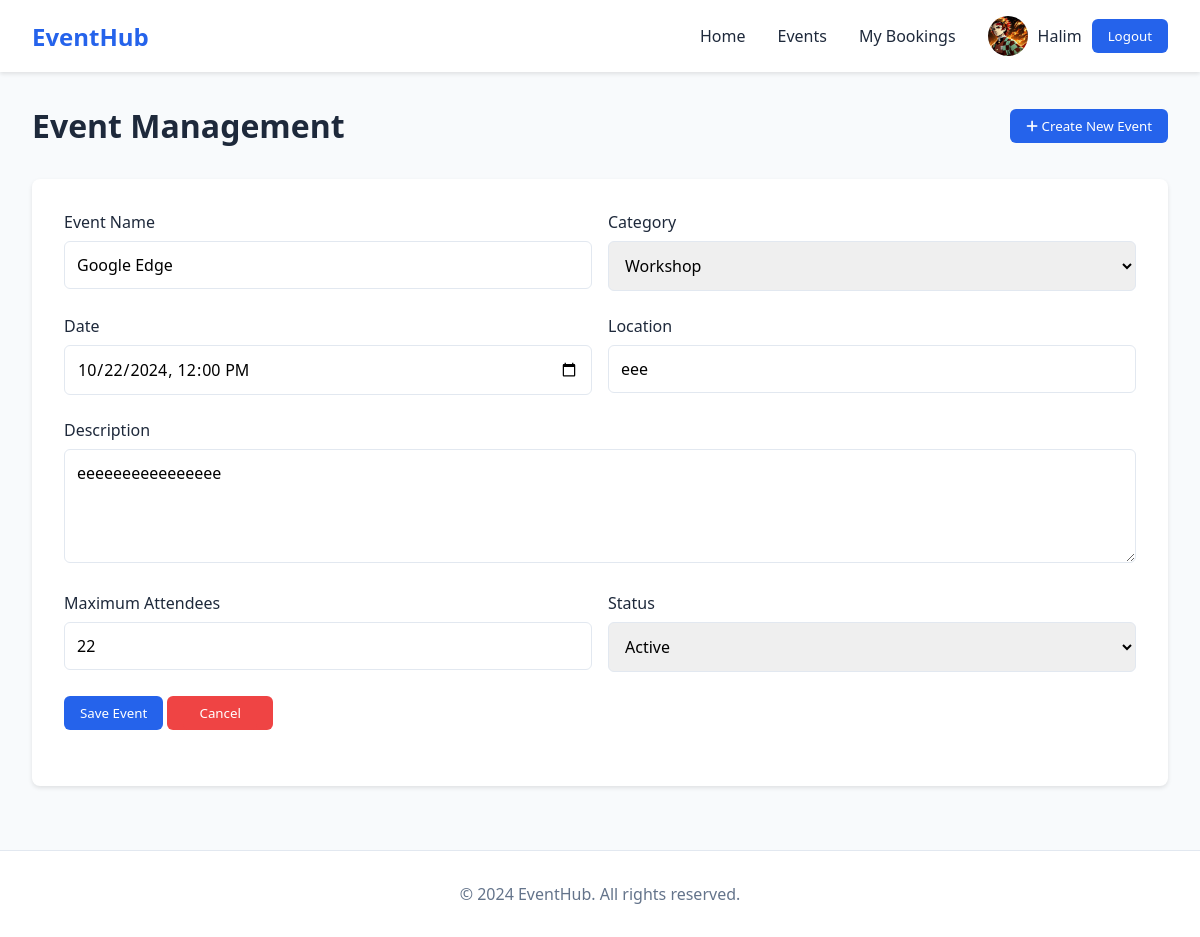
Page /events/update/11/ (signed in) on the committed database.
### users/models.py (models this page shows, shortened)
class Profile(models.Model):
    user = models.OneToOneField(User, on_delete=models.CASCADE)
    phone = models.CharField(max_length=12, validators=[MinLengthValidator(9)], blank=True, null=True)
    location = models.CharField(max_length=20, blank=True, null=True)
    image = models.ImageField(upload_to='profile_picture/',blank=True,null=True)
    uploaded_at = models.DateTimeField(auto_now_add=True)

### events/models.py (models this page shows)
class Event(models.Model):
    name = models.CharField(max_length=200)
    category = models.CharField(max_length=50, choices=[('conference', 'Conference'), ('concert', 'Concert'), ('workshop', 'Workshop'), ('sports', 'Sports')])
    date = models.DateTimeField()
    location = models.CharField(max_length=200)
    description = models.TextField()
    max_attendees = models.PositiveIntegerField()
    status = models.CharField(max_length=20, choices=[('active', 'Active'), ('draft', 'Draft')])
    created_by = models.ForeignKey(User, on_delete=models.CASCADE, related_name='events')
    def __str__(self):
        return self.name

### events/views.py (the view)
# urls.py: path('update/<int:event_id>/', views.update_event, name='update_event'),
def update_event(request, event_id):
    events=Event.objects.all()
    for event in events:
        print(event.id,event.name,event.created_by,request.user)
    event = get_object_or_404(Event, id=event_id)
    print(event)
    print(event.id,event.name,event.created_by,request.user)
    if request.method == 'POST':
        form = EventForm(request.POST, instance=event)
        if form.is_valid():
            form.save()
            messages.success(request, 'Event updated successfully.')
            return redirect('event_list')
    else:
        form = EventForm(instance=event)
    return render(request, 'events/edit_event.html', {'form': form})

### events/templates/events/edit_event.html (shortened to what this page needs)
{% extends "base.html" %}
{% load static %}
{% block style %}
  <link rel="stylesheet" href="{% static 'event/css/edit_event.css' %}">
{% endblock style %}
{% block content %}
<main class="main-container">
    <div class="page-header">
        <h1>Event Management</h1>
        <button class="btn btn-primary" id="createEventBtn">
            <i class="fas fa-plus"></i> Create New Event
        </button>
    </div>
    <form class="event-form" id="eventForm" method="post">
        <div class="form-row">
            <div class="form-group">
                <label for="eventName">Event Name</label>
                {{ form.name }}
            </div>
            <div class="form-group">
                <label for="eventCategory">Category</label>
                {{ form.category }}
            </div>
        </div>
        <div class="form-row">
            <div class="form-group">
                <label for="eventDate">Date</label>
                {{ form.date }}
            </div>
            <div class="form-group">
                <label for="eventLocation">Location</label>
                {{ form.location }}
            </div>
        </div>
        <div class="form-group">
            <label for="eventDescription">Description</label>
            {{ form.description }}
        </div>
        <div class="form-row">
            <div class="form-group">
                <label for="maxAttendees">Maximum Attendees</label>
                {{ form.max_attendees }}
            </div>
            <div class="form-group">
                <label for="eventStatus">Status</label>
                {{ form.status }}
            </div>
        </div>
        <div class="form-group">
            <form action="" method="post">
                <button type="submit" class="btn btn-primary">Save Event</button>
            </form>
            <button class="btn btn-danger">
                <a style="text-decoration: none;" href="{% url 'event_list' %}" class="btn btn-danger">
                    Cancel
                </a>
            </button>
        </div>
    </form>
</main>
{% endblock content %}

### templates/base.html (shortened to what this page needs)
{% load static %}
<!DOCTYPE html>
<html lang="en">
<head>
    <link href="https://cdnjs.cloudflare.com/ajax/libs/font-awesome/6.0.0/css/all.min.css" rel="stylesheet">
    <link rel="stylesheet" href="{% static 'css/base.css' %}">
    {% block style %}{% endblock style %}
</head>
<body>
    <nav class="navbar">
        <div class="nav-content">
            <a href="#" class="logo">EventHub</a>
            <div class="nav-links">
                <a href="{% url 'users:home' %}">Home</a>
                <a href="{% url 'event_list' %}">Events</a>
                <a href="#">My Bookings</a>
                {% if request.user.is_authenticated %}
                <a href="{% url 'users:profile' request.user.id %}">
                    <div class="user-info">
                        <img src="{% if user.profile and user.profile.image %}{{ user.profile.image.url }}{% else %}{% static 'default_images/default.png' %}{% endif %}"
                            alt="Profile Image" class="profile-img">
                        <span>{{ request.user.username }}</span>
                        <button class="btn btn-primary" onclick="window.location.href='{% url 'users:logout' %}'">
                            Logout
                        </button>
                    </div>
                </a>
                {% else %}
                <a href="{% url 'users:login' %}" class="btn btn-primary">Login</a>
                {% endif %}
            </div>
        </div>
    </nav>
    <div class="container">
        {% block content %}{% endblock %}
    </div>
    <footer>
        <div class="footer-content">
            <p>&copy; 2024 EventHub. All rights reserved.</p>
        </div>
    </footer>
</body>
</html>

### static/css/base.css (style rules this page uses)
:root { --primary: #2563eb; --secondary: #4f46e5; --accent: #818cf8; --background: #f8fafc; --text: #1e293b; }
* { margin: 0; padding: 0; box-sizing: border-box; font-family: 'Segoe UI', system-ui, sans-serif; }
body { background-color: var(--background); color: var(--text); }
.navbar { background: white; box-shadow: 0 2px 4px rgba(0,0,0,0.1); padding: 1rem 2rem; position: sticky; top: 0; z-index: 1000; }
.nav-content { max-width: 1200px; margin: 0 auto; display: flex; justify-content: space-between; align-items: center; }
.logo { font-size: 1.5rem; font-weight: bold; color: var(--primary); text-decoration: none; }
.nav-links { display: flex; gap: 2rem; align-items: center; }
.nav-links a { text-decoration: none; color: var(--text); font-weight: 500; transition: color 0.3s; }
.btn { padding: 0.5rem 1rem; border-radius: 0.375rem; font-weight: 500; cursor: pointer; transition: all 0.3s; }
.btn-primary { background: var(--primary); color: white; border: none; }
footer { background: white; padding: 2rem; margin-top: 4rem; border-top: 1px solid #e2e8f0; }
.footer-content { max-width: 1200px; margin: 0 auto; text-align: center; color: #64748b; }

### events/static/event/css/edit_event.css (style rules this page uses)
:root { --primary: #2563eb; --secondary: #4f46e5; --accent: #818cf8; --background: #f8fafc; --text: #1e293b; --error: #ef4444; --success: #22c55e; }
.main-container { max-width: 1200px; margin: 2rem auto; padding: 0 2rem; }
.page-header { display: flex; justify-content: space-between; align-items: center; margin-bottom: 2rem; }
.btn { padding: 0.5rem 1rem; border-radius: 0.375rem; font-weight: 500; cursor: pointer; transition: all 0.3s; border: none; }
.btn-primary { background: var(--primary); color: white; }
.btn-danger { background: var(--error); color: white; }
.event-form { background: white; padding: 2rem; border-radius: 0.5rem; box-shadow: 0 2px 4px rgba(0,0,0,0.1); margin-bottom: 2rem; }
.form-group { margin-bottom: 1.5rem; }
.form-group label { display: block; margin-bottom: 0.5rem; font-weight: 500; }
.form-control { width: 100%; padding: 0.75rem; border: 1px solid #e2e8f0; border-radius: 0.375rem; font-size: 1rem; }
.form-row { display: grid; grid-template-columns: 1fr 1fr; gap: 1rem; }

### templates/base.html (style rules this page uses)
.user-info { display: flex; align-items: center; gap: 10px; }
.profile-img { width: 40px; height: 40px; border-radius: 50%; object-fit: cover; }

### rows in the picture
Event: name "Google Edge", category "Workshop", date "10/22/2024 12:00", location "eee", description "eeeeeeeeeeeeeeee", max_attendees "22", status "Active"

### other values in the picture
{{ request.user.username }} "Halim"
